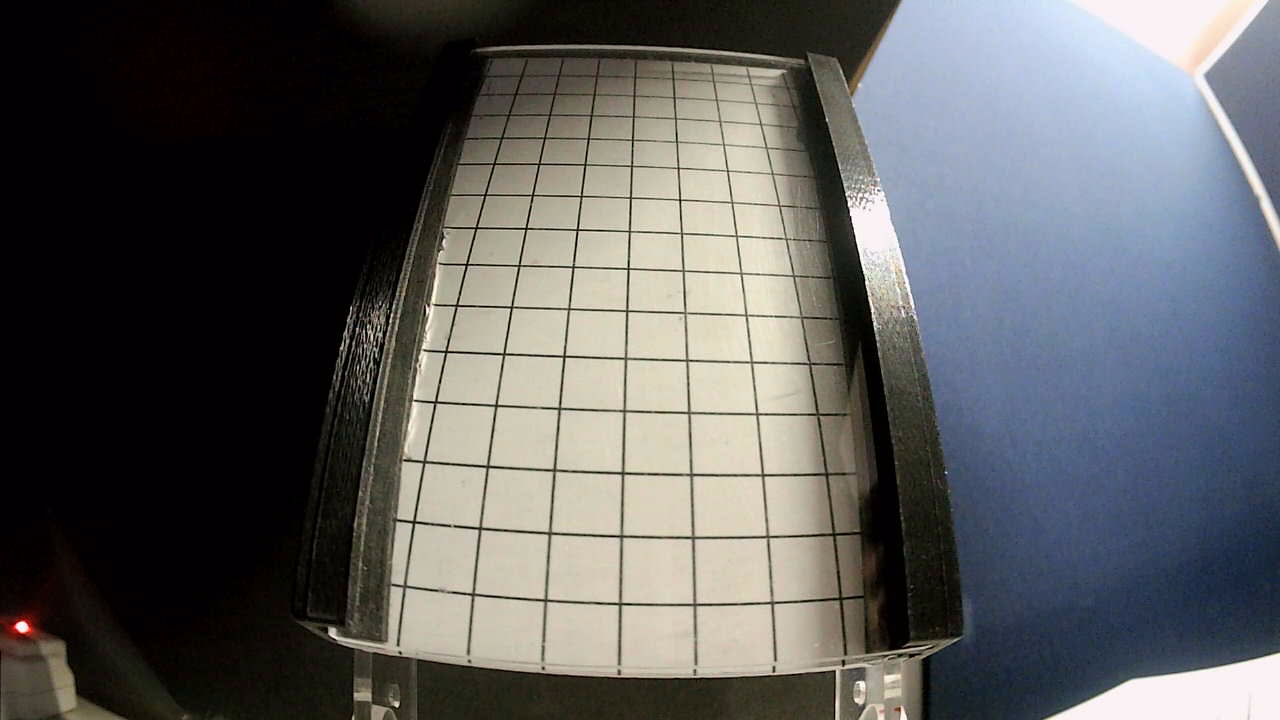
#> input picture pythonProject/cam_140_{idImg.jpg, 1280 x 720 px, given in place of the camera
$ python main.py
#> lines starting #> are read from the running program, lines starting #| are printed output that depends on the picture
#> further down, frame is the input picture: shape (720, 1280, 3); mean B, G, R 94.6, 94.2, 93.6
import numpy as np
import datetime
import cv2 as cv
import os


vid_capture = cv.VideoCapture(0, cv.CAP_DSHOW)
vid_capture.set(cv.CAP_PROP_FRAME_WIDTH, 1280)
vid_capture.set(cv.CAP_PROP_FRAME_HEIGHT, 720)
chessboardSize = (7, 14)

frame_width = int(vid_capture.get(3))
frame_height = int(vid_capture.get(4))
frame_size = (frame_width,frame_height)
fps = 20

corners = np.array([
    [[506, 40]], [[544, 38]], [[584, 37]], [[623, 37]], [[662, 38]], [[705, 40]], [[743, 42]],
    [[500, 59]], [[540, 57]], [[581, 57]], [[622, 57]], [[664, 57]], [[707, 59]], [[748, 51]],
    [[493, 81]], [[535, 79]], [[578, 79]], [[622, 79]], [[665, 79]], [[712, 81]], [[754, 83]],
    [[486, 105]], [[530, 103]], [[575, 103]], [[621, 103]], [[667, 103]], [[715,105]], [[760, 107]],
    [[479, 132]], [[525, 131]], [[572, 130]], [[620, 130]], [[668, 130]], [[720, 132]],  [[767, 135]],
    [[470, 165]], [[518, 164]], [[569, 163]], [[619, 163]], [[670, 164]], [[724, 165]], [[774, 168]],
    [[460, 200]], [[512, 199]], [[564, 198]], [[618, 198]], [[673, 199]], [[730, 201]], [[781, 203]],
    [[451, 239]], [[505, 238]], [[561, 238]], [[618, 238]], [[675, 238]], [[735, 240]], [[789, 242]],
    [[442, 283]], [[498, 282]], [[557, 282]], [[617, 282]], [[677, 283]], [[740, 284]], [[798, 285]],
    [[431, 331]], [[491, 332]], [[552, 332]], [[616, 333]], [[680, 334]], [[747, 334]], [[807, 334]],
    [[422, 385]], [[484, 386]], [[549, 387]], [[615, 388]], [[682, 389]], [[753, 388]], [[818, 388]],
    [[411, 448]], [[476, 351]], [[545, 454]], [[614, 454]], [[685, 454]], [[759, 453]], [[826, 451]],
    [[403, 511]], [[470, 516]], [[541, 512]], [[614, 521]], [[688, 521]], [[765, 518]],  [[833, 514]],
    [[395, 578]], [[495, 585]], [[538, 590]], [[614, 591]], [[691, 591]], [[771, 587]], [[840, 582]]
], dtype=np.float32)

objp = np.zeros((chessboardSize[0] * chessboardSize[1], 3), np.float32)
objp[:, :2] = np.mgrid[0:chessboardSize[0], 0:chessboardSize[1]].T.reshape(-1, 2)

objPoints = [objp]  # List of object point arrays
imgPoints = [corners]  # List of image point arrays


def perpectiveTransform( pts1, pts2, img):
    matrix = cv.getPerspectiveTransform(pts1, pts2)
    result = cv.warpPerspective(img, matrix, (591, 886))
    return result


idImage = 2
def calculate_moving_average(curve, radius):
    window_size= 2 * radius + 1
    kernel = np.ones(window_size) / window_size
    curve_padded = np.lib.pad(curve, (radius, radius), 'edge')
    smooted_curve = np.convolve(curve_padded, kernel, mode= 'same')
    return smooted_curve

def undistorVideo(mx, my):
    dst = cv.remap(frame, mx, my, cv.INTER_LINEAR)
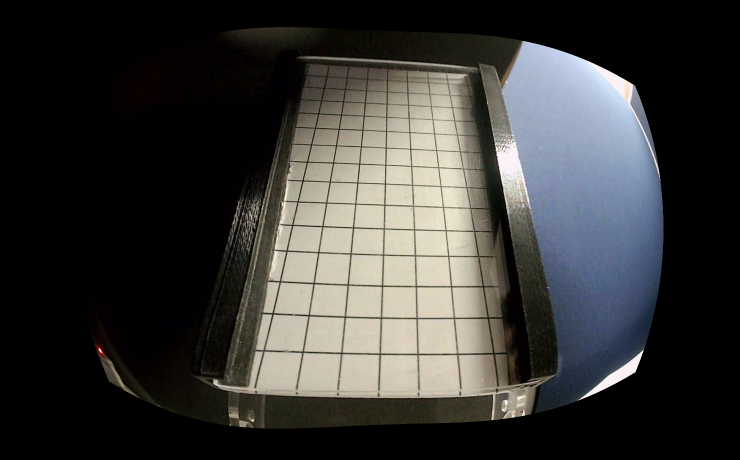
#> dst: shape (920, 1480, 3) (shown at 1/2 size); mean B, G, R 55.9, 57.7, 58.2
    fps = cv.CAP_PROP_FPS
    print("FPS: ",fps)
    # Resize image distorted and transformed
    resizedst = cv.resize(dst, (1280, 720))
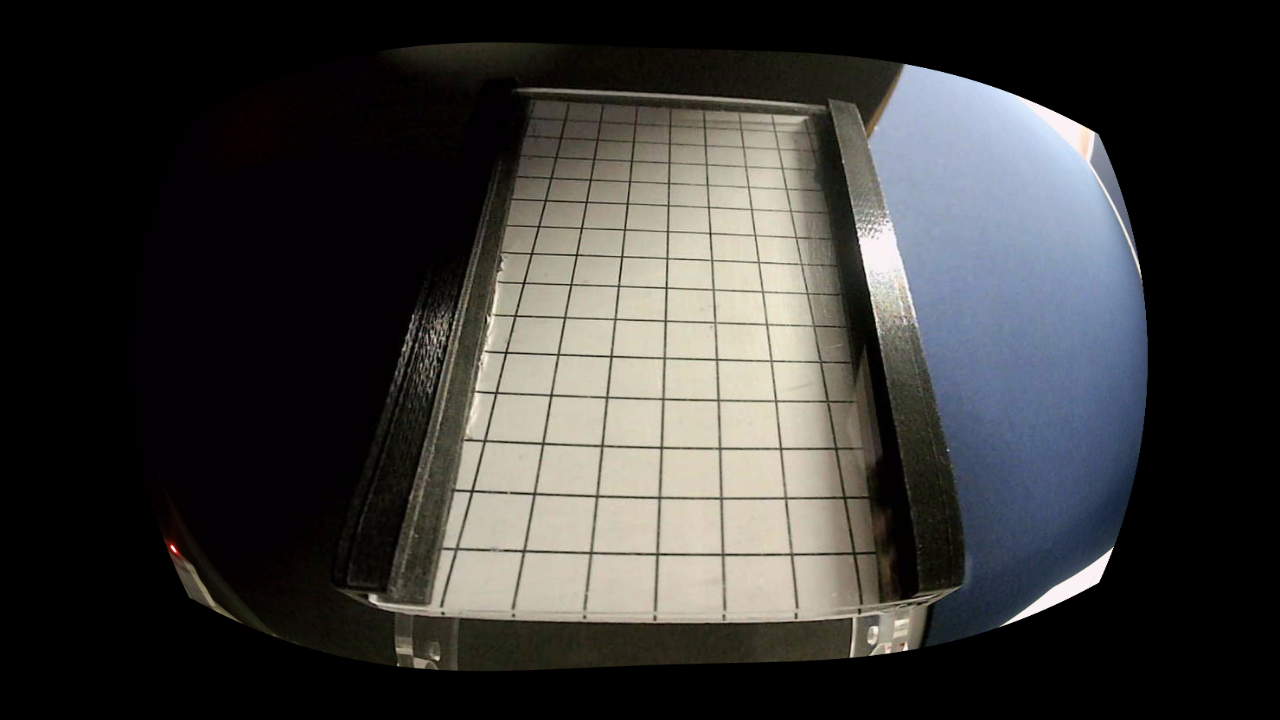
#> resizedst: shape (720, 1280, 3); mean B, G, R 55.9, 57.7, 58.1
    pt1 = np.float32([[491, 58], [823, 58], [365, 664], [945, 664]])
    pt2 = np.float32([[0, 0], [591, 0], [0, 873], [465.6, 873]])
    ptfm = perpectiveTransform(pt1, pt2, resizedst)
#> in perpectiveTransform, `result = cv.warpPerspective(img, matrix, (591, 886))`:
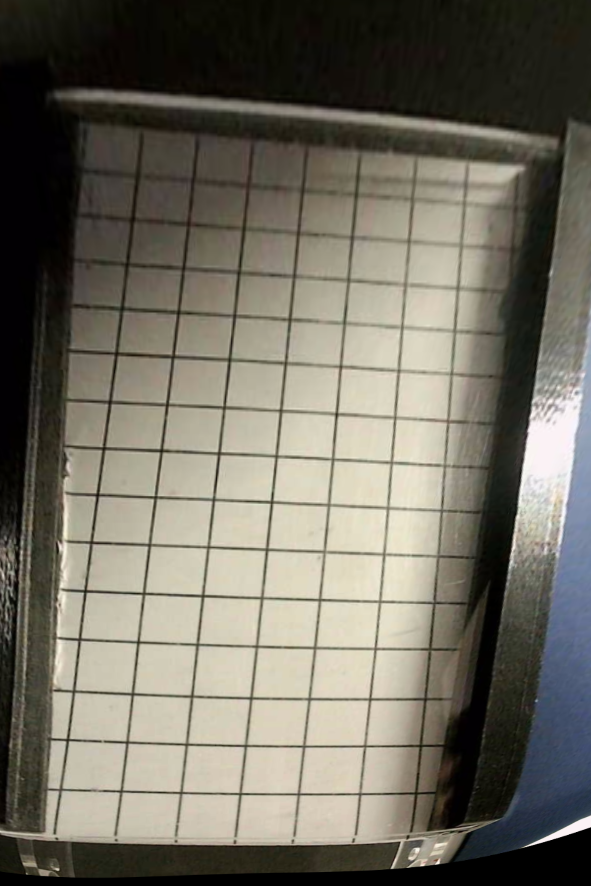
#> result: shape (886, 591, 3); mean B, G, R 98.9, 110.8, 114.5

    return  ptfm


def take_photo(idImg):
    path = 'C:/Users/rafal/PYCAM'
    imgName = f'cam_140_{idImg}.jpg'
    cv.imwrite(imgName, frame)
    cv.imshow('Current photo', frame )
    cv.waitKey(4)
    idImg=+1
    print(idImage)


print('Resolution', frame_size)


if (vid_capture.isOpened() == False):
    print('Error device, camera not found')
else:
    fps = vid_capture.get(5)
    print('Frames per second : ', fps, 'FPS')

    frame_count = vid_capture.get(7)
    print('Frame count: ', frame_count)

    while (vid_capture.isOpened()):

        frame_width = int(vid_capture.get(3))
        frame_height = int(vid_capture.get(4))
        frame_size = (frame_width, frame_height)

        ret, frame = vid_capture.read()
        vid_capture.set(cv.CAP_PROP_FRAME_WIDTH, 1280)
        vid_capture.set(cv.CAP_PROP_FRAME_HEIGHT, 720)
        chessboardSize = (7, 14)
        ret, cameraMatrix, dist, rvecs, tvecs = cv.calibrateCamera(objPoints, imgPoints, frame_size, None, None)

        mapx, mapy = cv.initUndistortRectifyMap(cameraMatrix, dist, None, None, (1480, 920), 5)

        distFrame = undistorVideo(mapx, mapy)
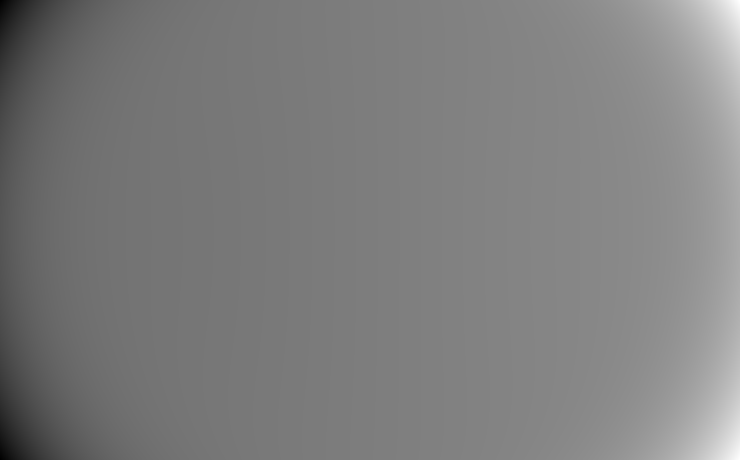
#> mapx: shape (920, 1480) float32 (shown at 1/2 size); min -4844, max 6201.3, mean 624.1; drawn with min black and max white
        cv.imshow('Frame', distFrame)

        if cv.waitKey(1) & 0xFF == ord('q'):
#> (key q is pressed here)
            break
      #  if (cv.waitKey(5) & 0xFF == ord('T') and frame_size == (1280, 720) or frame_size == (591, 886)):


        if cv.waitKey(1) & 0xFF == ord('1'):
            vid_capture.set(cv.CAP_PROP_FRAME_WIDTH, 1920)
            vid_capture.set(cv.CAP_PROP_FRAME_HEIGHT, 1080)

        if cv.waitKey(1) & 0xFF == ord('2'):
            vid_capture.set(cv.CAP_PROP_FRAME_WIDTH, 1280)
            vid_capture.set(cv.CAP_PROP_FRAME_HEIGHT, 720)

        if cv.waitKey(1) & 0xFF == ord('3'):
            vid_capture.set(cv.CAP_PROP_FRAME_WIDTH, 640)
            vid_capture.set(cv.CAP_PROP_FRAME_HEIGHT, 480)

        if cv.waitKey(1) & 0xFF == ord(' '):
            take_photo(idImage)

       #Implements the logic to get undistort video capture
       # if (cv.waitKey(3) & 0xFF == ord)

        if cv.waitKey(2) & 0xFF == ord('B'):
            brightness = vid_capture.get(cv.CAP_PROP_BRIGHTNESS)
            brightness =+ 10
            vid_capture.set(cv.CAP_PROP_BRIGHTNESS, brightness)
            print('\nBrightness: ', brightness)


        if cv.waitKey(2) & 0xFF == ord('b'):
            brightness = vid_capture.get(cv.CAP_PROP_BRIGHTNESS)
            brightness =- 10
            vid_capture.set(cv.CAP_PROP_BRIGHTNESS, brightness)
            print('\nBrightness: ', brightness)

        if cv.waitKey(2) & 0xFF == ord('C'):
            contrast = vid_capture.get(cv.CAP_PROP_CONTRAST)
            contrast =+ 1
            vid_capture.set(cv.CAP_PROP_CONTRAST, contrast)
            print('\nContrast:', contrast)
        if cv.waitKey(2) & 0xFF == ord('c'):
            contrast = vid_capture.get(cv.CAP_PROP_CONTRAST)
            contrast =- 1
            vid_capture.set(cv.CAP_PROP_CONTRAST, contrast)
            print('\nContrast:', contrast)

        if cv.waitKey(2) & 0xFF == ord('S'):
            sharpness = vid_capture.get(cv.CAP_PROP_SHARPNESS)
            sharpness =+ 6
            vid_capture.set(cv.CAP_PROP_SHARPNESS, sharpness)
            print('Sharpness', sharpness)
        if cv.waitKey(2) & 0xFF == ord('s'):
            sharpness = vid_capture.get(cv.CAP_PROP_SHARPNESS)
            sharpness =- 6
            vid_capture.set(cv.CAP_PROP_SHARPNESS, sharpness)
            print('Sharpness', sharpness)

        if cv.waitKey(2) & 0xFF == ord('E'):
            exposure = vid_capture.get(cv.CAP_PROP_EXPOSURE)
            exposure =+ 1
            exposure = vid_capture.set(cv.CAP_PROP_EXPOSURE, exposure)
            print('x', exposure)
        if cv.waitKey(2) & 0xFF == ord('e'):
            exposure = vid_capture.get(cv.CAP_PROP_EXPOSURE)
            exposure =-1
            exposure = vid_capture.set(cv.CAP_PROP_EXPOSURE, exposure)
            print('x', exposure)

        if cv.waitKey(2) & 0xFF == ord('H'):
            hue = vid_capture.get(cv.CAP_PROP_HUE)
            hue =+ 1
            hue = vid_capture.set(cv.CAP_PROP_HUE, hue)
            print('x', hue)
        if cv.waitKey(2) & 0xFF == ord('h'):
            hue = vid_capture.get(cv.CAP_PROP_HUE)
            hue =- 1
            hue = vid_capture.set(cv.CAP_PROP_HUE, hue)
            print('x', hue)

        if cv.waitKey(2) & 0xFF == ord('R'):
            saturation = vid_capture.get(cv.CAP_PROP_SATURATION)
            saturation =+ 5
            saturation = vid_capture.set(cv.CAP_PROP_SATURATION, saturation)
            print('x', saturation)
        if cv.waitKey(2) & 0xFF == ord('r'):
            saturation = vid_capture.get(cv.CAP_PROP_SATURATION)
            saturation =- 5
            saturation = vid_capture.set(cv.CAP_PROP_SATURATION, saturation)
            print('x', saturation)

vid_capture.release()
cv.destroyAllWindows()

$ run again, on pythonProject/WIN_20240902_18_15_44_Pro.jpg
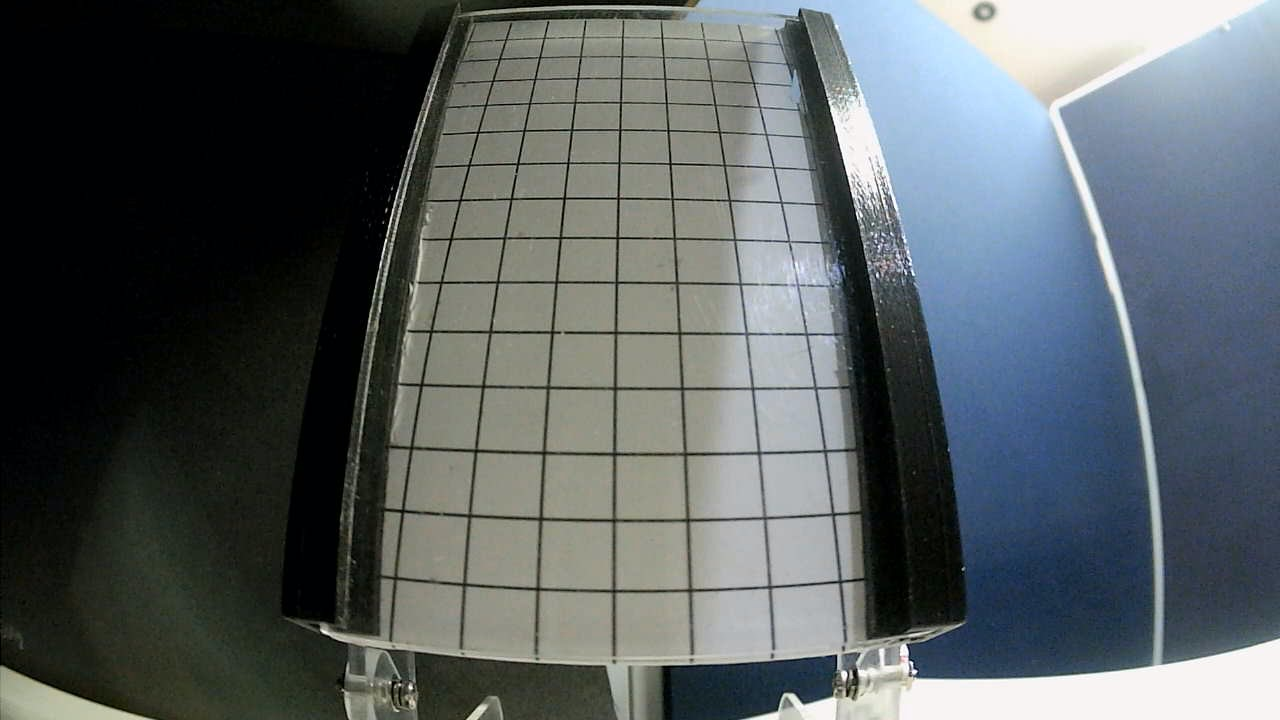
#> input picture pythonProject/WIN_20240902_18_15_44_Pro.jpg, 1280 x 720 px, given in place of the camera
#> frame is the input picture: shape (720, 1280, 3); mean B, G, R 97.2, 95, 88.1
#> in undistorVideo, `resizedst = cv.resize(dst, (1280, 720))`:
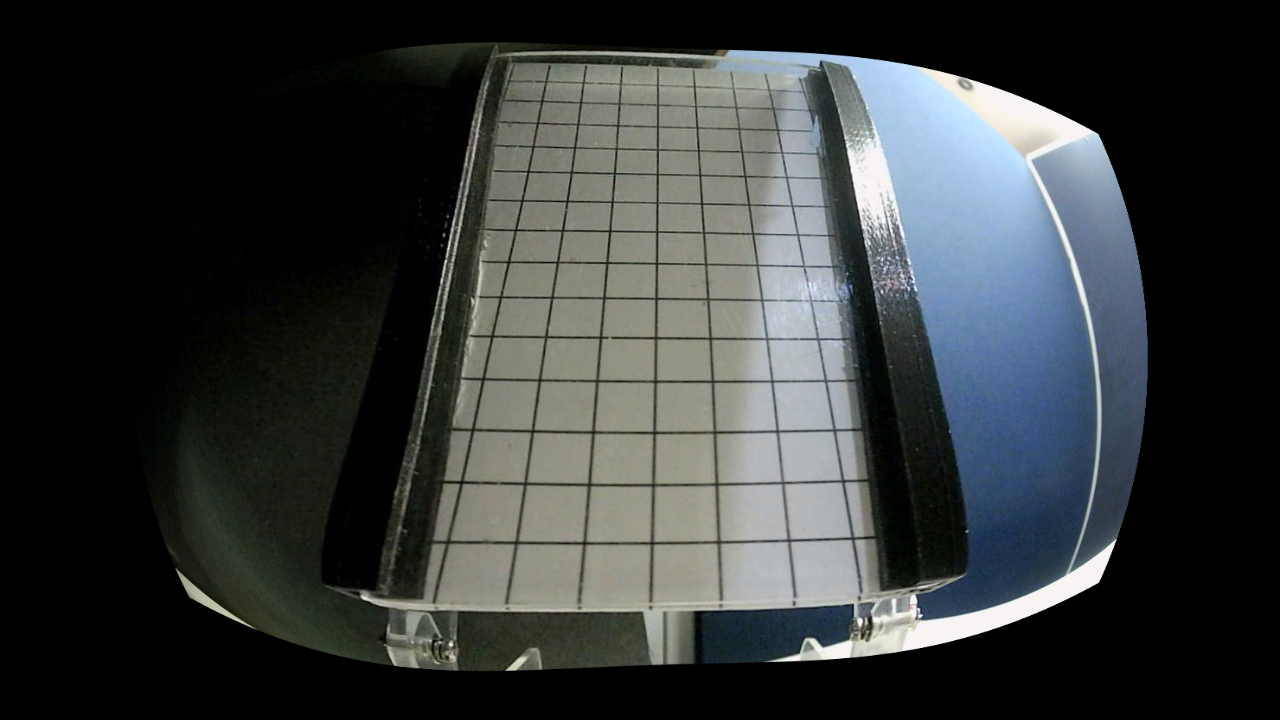
#> resizedst: shape (720, 1280, 3); mean B, G, R 57.9, 57.6, 53.7
#> in perpectiveTransform, `result = cv.warpPerspective(img, matrix, (591, 886))`:
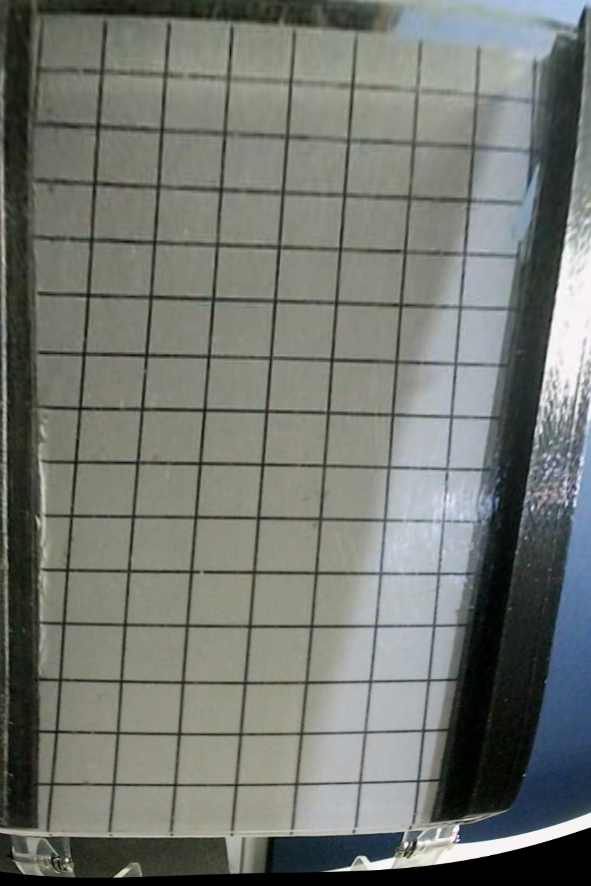
#> result: shape (886, 591, 3); mean B, G, R 113.3, 119.1, 115.3
